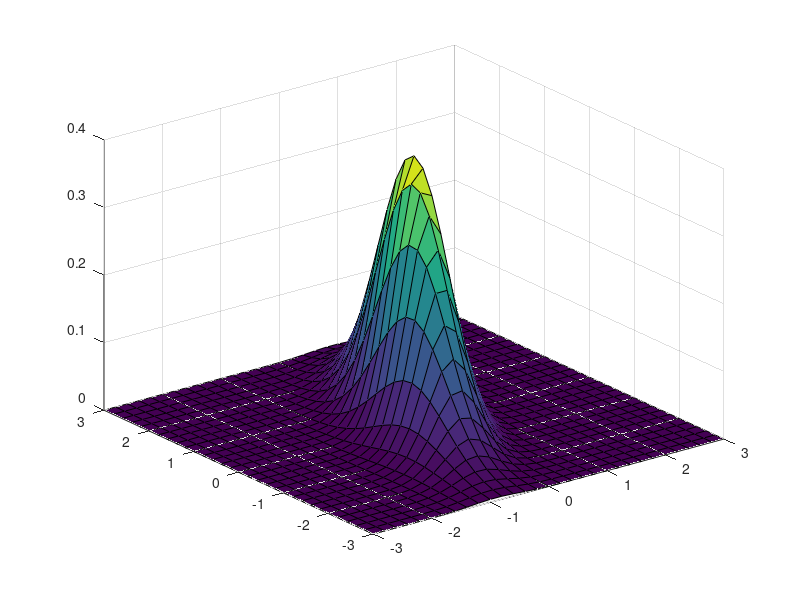

Here is the MATLAB script that generated this plot:
mu=[0 0];
Sigma=[.25 .3;.3 1];
x1=-3:.2:3;
x2=-3:.2:3;
[X1,X2]=meshgrid(x1,x2);
F=mvnpdf([X1(:) X2(:)],mu,Sigma);  % compute Gaussian pdf
F=reshape(F,length(x2),length(x1)); % put into same size as X1, X2

contour(x1,x2,F), axis equal  % set same scale for x and y...
surf(x1,x2,F);